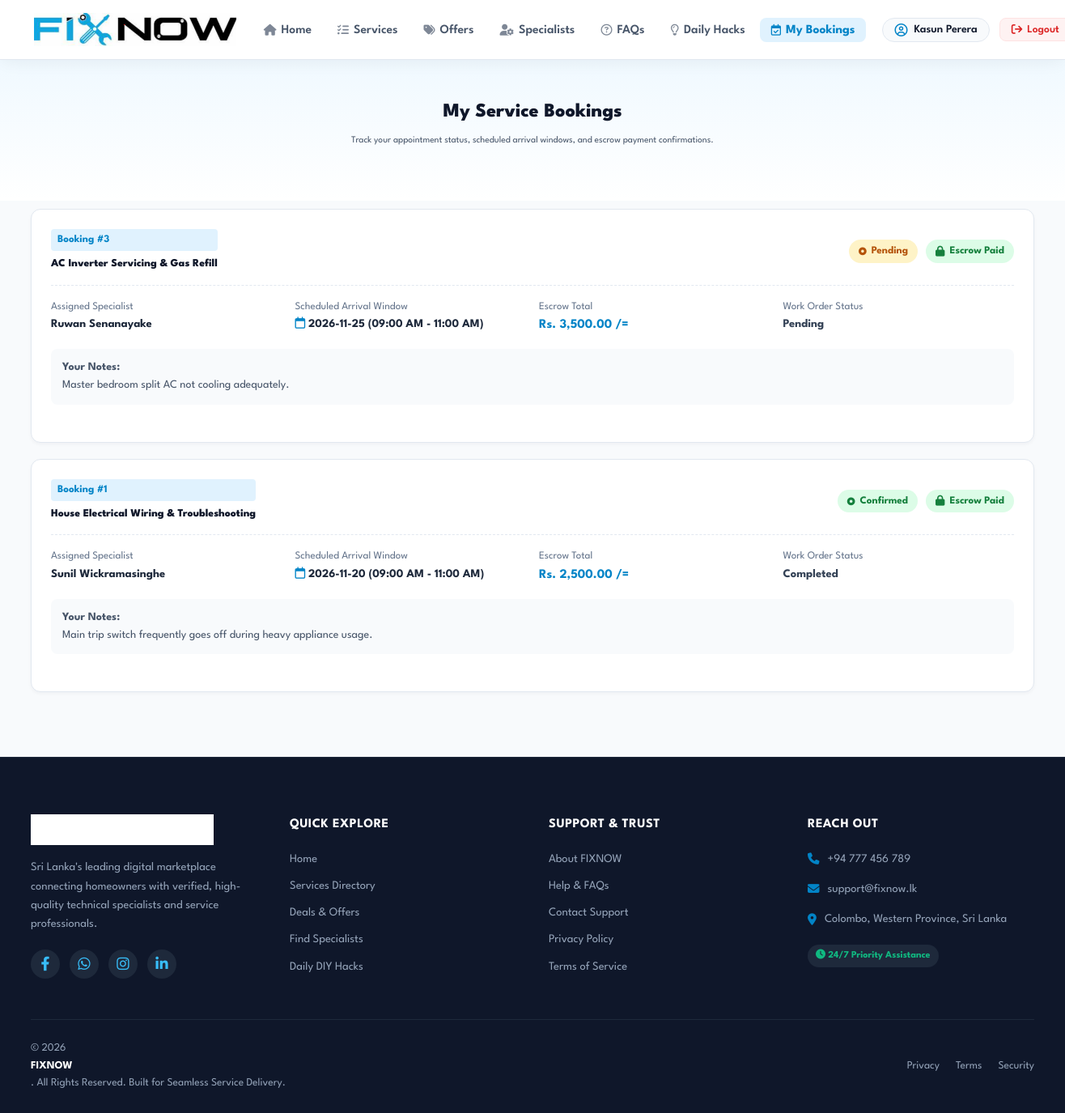
Screenshot of /bookingHistory.php (signed in) with the database file from the repository.
### tables this page shows
CREATE TABLE `tbl_booking` (
  `id` int(11) NOT NULL AUTO_INCREMENT,
  `service_provider_id` int(11) NOT NULL,
  `service_id` int(11) NOT NULL,
  `customer_id` int(11) NOT NULL,
  `customer_name` varchar(100) NOT NULL,
  `contact_number` varchar(20) NOT NULL,
  `email` varchar(100) NOT NULL,
  `address` text NOT NULL,
  `booking_date` varchar(50) NOT NULL,
  `time_slot` varchar(50) DEFAULT '09:00 AM - 11:00 AM',
  `message` text DEFAULT NULL,
  `total_amount` decimal(10,2) NOT NULL DEFAULT 0.00,
  `platform_fee` decimal(10,2) DEFAULT 0.00,
  `vendor_payout` decimal(10,2) DEFAULT 0.00,
  `booking_status` varchar(50) DEFAULT 'Pending',
  `task_status` varchar(50) DEFAULT 'Pending',
  `payment_status` varchar(50) DEFAULT 'Pending',
  `created_at` timestamp NOT NULL DEFAULT current_timestamp(),
  PRIMARY KEY (`id`),
  KEY `service_provider_id` (`service_provider_id`),
  KEY `service_id` (`service_id`),
  KEY `customer_id` (`customer_id`)
);

CREATE TABLE `tbl_service` (
  `id` int(11) NOT NULL AUTO_INCREMENT,
  `category_id` int(11) NOT NULL,
  `service_type` varchar(150) NOT NULL,
  `about_service` text DEFAULT NULL,
  `booking_price` decimal(10,2) NOT NULL DEFAULT 0.00,
  `service_image` varchar(255) DEFAULT NULL,
  `created_at` timestamp NOT NULL DEFAULT current_timestamp(),
  PRIMARY KEY (`id`),
  KEY `category_id` (`category_id`)
);

CREATE TABLE `tbl_service_providers` (
  `id` int(11) NOT NULL AUTO_INCREMENT,
  `registration_code` varchar(50) DEFAULT NULL UNIQUE,
  `full_name` varchar(100) NOT NULL,
  `email` varchar(100) NOT NULL UNIQUE,
  `contact_no` varchar(20) NOT NULL,
  `password` varchar(255) NOT NULL,
  `district_id` int(11) DEFAULT NULL,
  `town_id` int(11) DEFAULT NULL,
  `category_id` int(11) DEFAULT NULL,
  `servicetype_id` int(11) DEFAULT NULL,
  `experience` varchar(100) DEFAULT NULL,
  `available_dates_and_times` varchar(255) DEFAULT NULL,
  `about_you` text DEFAULT NULL,
  `registration_fee_paid` varchar(10) DEFAULT 'no',
  `payment_status` varchar(50) DEFAULT 'Pending',
  `vendor_image` varchar(255) DEFAULT NULL,
  `feedback_url` varchar(255) DEFAULT NULL,
  `status` varchar(50) DEFAULT 'Pending',
  `latitude` decimal(10,6) DEFAULT NULL,
  `longitude` decimal(10,6) DEFAULT NULL,
  `created_at` timestamp NOT NULL DEFAULT current_timestamp(),
  PRIMARY KEY (`id`),
  KEY `district_id` (`district_id`),
  KEY `town_id` (`town_id`),
  KEY `category_id` (`category_id`),
  KEY `servicetype_id` (`servicetype_id`)
);

### config/db_helper.php (called while the page is built, shortened)
<?php
if (!function_exists('db_execute')) {
    function _db_normalize_args($arg1, $arg2, $arg3, $arg4) {
        global $conn;
        if (is_object($arg1) && ($arg1 instanceof mysqli)) {
            $c = $arg1;
            $sql = $arg2;
            $params = is_array($arg3) ? $arg3 : [];
            $types = is_string($arg4) ? $arg4 : (is_string($arg3) ? $arg3 : '');
            return [$c, $sql, $params, $types];
        }
        $c = $conn;
        $sql = $arg1;
        $params = [];
        $types = '';
        return [$c, $sql, $params, $types];
    }
    function db_fetch_all($arg1, $arg2 = '', $arg3 = [], $arg4 = '') {
        list($c, $sql, $params, $types) = _db_normalize_args($arg1, $arg2, $arg3, $arg4);
        $stmt = $c->prepare($sql);
        if (!empty($params)) {
            $stmt->bind_param($types, ...$params);
        }
        $stmt->execute();
        $result = $stmt->get_result();
        $rows = [];
        if ($result) {
            while ($row = $result->fetch_assoc()) {
                $rows[] = $row;
            }
        }
        return $rows;
    }
}

### bookingHistory.php (the view, shortened to what this page needs)
<?php
include('./partials/header.php');
$customer_id = intval($_SESSION['customer_id']);
$bookings = db_fetch_all(
    $conn,
    "SELECT
        b.id, b.service_id, b.customer_name, b.booking_date, b.time_slot, b.total_amount, b.platform_fee, b.vendor_payout,
        b.booking_status, b.task_status, b.payment_status,
        s.service_type, b.message, b.contact_number,
        sp.full_name AS provider_name, sp.contact_no AS provider_phone
      FROM tbl_booking b
      LEFT JOIN tbl_service s ON b.service_id = s.id
      LEFT JOIN tbl_service_providers sp ON b.service_provider_id = sp.id
      WHERE b.customer_id = ?
      ORDER BY b.id DESC",
    [$customer_id],
    "i"
);
?>
<div style="background: linear-gradient(180deg, #f0f9ff 0%, #ffffff 100%); padding: 50px 0 25px 0;">
    <div class="fn-container">
        <h1 class="fn-section-title">My Service Bookings</h1>
        <p class="fn-section-subtitle">
            Track your appointment status, scheduled arrival windows, and escrow payment confirmations.
        </p>
    </div>
</div>
<section style="padding: 10px 0 80px 0;">
    <div class="fn-container">
        <?php if (!empty($bookings)): ?>
            <div style="display: flex; flex-direction: column; gap: 20px;">
                <?php foreach ($bookings as $b):
                    $b_id = $b['id'];
                    $b_status = strtolower($b['booking_status'] ?? 'pending');
                    $t_status = strtolower($b['task_status'] ?? 'pending');
                    $p_status = strtolower($b['payment_status'] ?? 'pending');
                    $status_class = 'fn-status-pending';
                    if ($b_status === 'confirmed' || $b_status === 'approved') $status_class = 'fn-status-confirmed';
                ?>
                <div class="fn-card" style="padding: 24px; display: flex; flex-direction: column; gap: 16px;">
                    <div style="display: flex; justify-content: space-between; align-items: center; flex-wrap: wrap; gap: 10px; border-bottom: 1px dashed #e2e8f0; padding-bottom: 14px;">
                        <div>
                            <span style="font-size: 13px; font-weight: 700; color: #0284c7; background: #e0f2fe; padding: 3px 8px; border-radius: 4px;">
                                Booking #<?php echo $b_id; ?>
                            </span>
                            <h3 style="font-size: 1.35rem; font-weight: 800; color: #0f172a; margin-top: 6px;">
                                <?php echo htmlspecialchars($b['service_type'] ?? 'Specialist Service'); ?>
                            </h3>
                        </div>
                        <div style="display: flex; align-items: center; gap: 10px; flex-wrap: wrap;">
                            <span class="fn-status <?php echo $status_class; ?>">
                                <i class="fa-solid fa-circle-dot fa-xs"></i> <?php echo ucfirst($b_status); ?>
                            </span>
                            <?php if ($p_status === 'paid'): ?>
                                <span class="fn-status fn-status-paid"><i class="fa-solid fa-lock"></i> Escrow Paid</span>
                            <?php else: ?>
                                <span class="fn-status fn-status-pending"><i class="fa-solid fa-clock"></i> Payment Pending</span>
                            <?php endif; ?>
                        </div>
                    </div>
                    <div style="display: grid; grid-template-columns: repeat(auto-fit, minmax(200px, 1fr)); gap: 16px; font-size: 14.5px;">
                        <div>
                            <span style="color: #64748b; font-size: 13px; display: block;">Assigned Specialist</span>
                            <strong style="color: #1e293b;"><?php echo htmlspecialchars($b['provider_name'] ?? 'Assigned Technician'); ?></strong>
                        </div>
                        <div>
                            <span style="color: #64748b; font-size: 13px; display: block;">Scheduled Arrival Window</span>
                            <strong style="color: #1e293b;">
                                <i class="fa-regular fa-calendar" style="color: #0284c7;"></i> <?php echo htmlspecialchars($b['booking_date']); ?>
                                (<?php echo htmlspecialchars($b['time_slot'] ?? '09:00 AM - 11:00 AM'); ?>)
                            </strong>
                        </div>
                        <div>
                            <span style="color: #64748b; font-size: 13px; display: block;">Escrow Total</span>
                            <strong style="color: #0284c7; font-size: 16px;">Rs. <?php echo number_format($b['total_amount'], 2); ?> /=</strong>
                        </div>
                        <div>
                            <span style="color: #64748b; font-size: 13px; display: block;">Work Order Status</span>
                            <strong style="color: #334155; text-transform: capitalize;"><?php echo htmlspecialchars($t_status); ?></strong>
                        </div>
                    </div>
                    <?php if (!empty($b['message'])): ?>
                        <div style="background: #f8fafc; border-radius: 8px; padding: 12px 14px; font-size: 14px; color: #475569;">
                            <strong>Your Notes:</strong> <?php echo nl2br(htmlspecialchars($b['message'])); ?>
                        </div>
                    <?php endif; ?>
                </div>
                <?php endforeach; ?>
            </div>
        <?php endif; ?>
    </div>
</section>
<?php include('./partials/footer.php'); ?>

### assets/css/style.css (style rules this page uses)
:root { --gold-web-golden: hsl(50, 95%, 56%); --spanish-orange: hsl(24, 100%, 45%); --persian-green: hsl(175, 80%, 33%); --granite-gray: hsl(0, 0%, 40%); --spring-green: hsl(143, 85%, 58%); --ultramarine: hsl(260, 100%, 44%); --blue-violet: hsl(272, 76%, 53%); --smoky-black: hsl(0, 0%, 7%); --dark-orange: hsl(33, 100%, 50%); --winter-sky: hsl(332, 100%, 51%); --cultured-1: hsl(0, 0%, 98%); --cultured-2: hsl(0, 0%, 95%); --cultured-3: hsl(0, 0%, 94%); --light-gray: hsl(0, 0%, 80%); --alice-blue: hsl(206, 89%, 93%); --white_50: hsla(0, 0%, 100%, 0.5); --white-1: hsl(0, 0%, 100%); --white-2: hsl(0, 0%, 99%); --black: hsl(0, 0%, 0%); --ff-spartan: 'League Spartan', sans-serif; --fs-1: 3rem; --fs-2: 2.7rem; --fs-3: 2.2rem; --fs-4: 1.8rem; --fs-5: 1.6rem; --fw-400: 400; --fw-500: 500; --fw-600: 600; --fw-700: 700; --fw-900: 900; --section-padding: 60px; --shadow-1: 0 2px 25px hsla(0, 0%, 0%, 0.1); --shadow-2: 0 8px 14px hsla(0, 0%, 0%, 0.1); --shadow-3: 0 14px 30px hsla(0, 0%, 0%, 0.05); --radius-6: 6px; --radius-12: 12px; --gradient-1: linear-gradient(to right, var(--winter-sky), var(--dark-orange)); --gradient-2: linear-gradient(to right, var(--ultramarine), var(--blue-violet)); --gradient-3: linear-gradient(to right, var(--winter-sky), var(--dark-orange)); --gradient-4: linear-gradient(to right, var(--ultramarine), var(--blue-violet)); --gradient-5: linear-gradient(to right, var(--persian-green), var(--spring-green)); --gradient-6: linear-gradient(to right, var(--spanish-orange), var(--gold-web-golden)); --transition-1: 0.25s ease; --transition-2: 0.5s ease; --cubic-out: cubic-bezier(0.33, 0.85, 0.4, 0.96); }
*, *::before, *::after { margin: 0; padding: 0; box-sizing: border-box; }
a, img, svg, span, input, button, strong, ion-icon { display: block; }
html { font-family: var(--ff-spartan); font-size: 10px; scroll-behavior: smooth; }
body { background-color: var(--white-1); color: var(--granite-gray); font-size: 1.6rem; }
@media (min-width: 768px) { body { font-size: 2rem; } }
@media (min-width: 768px) { :root { --fs-1: 5rem; --fs-2: 3.5rem; --fs-3: 2.5rem; } }
@media (min-width: 992px) { :root { --fs-2: 4rem; --fs-3: 2.9rem; --section-padding: 100px; } }
@media (min-width: 1200px) { :root { --fs-1: 6rem; --fs-2: 5rem; } }

### assets/css/fixnow-modern.css (style rules this page uses)
:root { --fn-primary: #0284c7; --fn-primary-dark: #0369a1; --fn-primary-light: #e0f2fe; --fn-accent: #f59e0b; --fn-success: #10b981; --fn-danger: #ef4444; --fn-dark: #0f172a; --fn-slate-800: #1e293b; --fn-slate-700: #334155; --fn-slate-600: #475569; --fn-slate-400: #94a3b8; --fn-bg: #f8fafc; --fn-white: #ffffff; --fn-border: #e2e8f0; --fn-font-main: 'League Spartan', -apple-system, BlinkMacSystemFont, 'Segoe UI', Roboto, sans-serif; --fn-radius-sm: 6px; --fn-radius: 12px; --fn-radius-lg: 18px; --fn-radius-full: 9999px; --fn-shadow-sm: 0 2px 4px rgba(15, 23, 42, 0.04); --fn-shadow: 0 4px 16px -2px rgba(15, 23, 42, 0.08); --fn-shadow-lg: 0 12px 28px -4px rgba(15, 23, 42, 0.12); --fn-shadow-glow: 0 8px 24px rgba(2, 132, 199, 0.25); --fn-transition: all 0.25s cubic-bezier(0.4, 0, 0.2, 1); }
*, *::before, *::after { box-sizing: border-box; }
body { font-family: var(--fn-font-main); background-color: var(--fn-bg); color: var(--fn-slate-700); line-height: 1.6; margin: 0; padding: 0; overflow-x: hidden; }
.fn-container { width: 100%; max-width: 1280px; margin: 0 auto; padding: 0 20px; }
.fn-section-title { font-size: 2.4rem; font-weight: 800; color: var(--fn-dark); text-align: center; margin-bottom: 12px; line-height: 1.2; }
.fn-section-subtitle { font-size: 1.15rem; color: var(--fn-slate-600); text-align: center; max-width: 680px; margin: 0 auto 40px auto; line-height: 1.6; }
.fn-card { background: var(--fn-white); border-radius: var(--fn-radius); border: 1px solid var(--fn-border); box-shadow: var(--fn-shadow-sm); transition: var(--fn-transition); overflow: hidden; }
.fn-status { display: inline-flex; align-items: center; gap: 6px; padding: 4px 12px; border-radius: var(--fn-radius-full); font-size: 13px; font-weight: 700; text-transform: capitalize; }
.fn-status-confirmed, .fn-status-completed, .fn-status-paid { background: #dcfce7; color: #15803d; }
.fn-status-pending { background: #fef3c7; color: #b45309; }

### partials/header.php (style rules this page uses)
:root { --fn-primary: #0284c7; --fn-primary-hover: #0369a1; --fn-text-dark: #0f172a; --fn-text-muted: #475569; --fn-border: #e2e8f0; --fn-bg-hover: #f0f9ff; }

### rows the page displays
tbl_booking: id "3", service.service_type "AC Inverter Servicing & Gas Refill", booking_status "Pending", payment_status "Paid" (drawn), service_provider.full_name "Ruwan Senanayake", booking_date "2026-11-25", time_slot "09:00 AM - 11:00 AM", total_amount "3,500.00", task_status "Pending", message "Master bedroom split AC not cooling adequately."
tbl_booking: id "1", service.service_type "House Electrical Wiring & Troubleshooting", booking_status "Confirmed", payment_status "Paid" (drawn), service_provider.full_name "Sunil Wickramasinghe", booking_date "2026-11-20", time_slot "09:00 AM - 11:00 AM", total_amount "2,500.00", task_status "Completed", message "Main trip switch frequently goes off during heavy appliance usage."

### other values shown
$_SESSION['cus_name'] "Kasun Perera"
